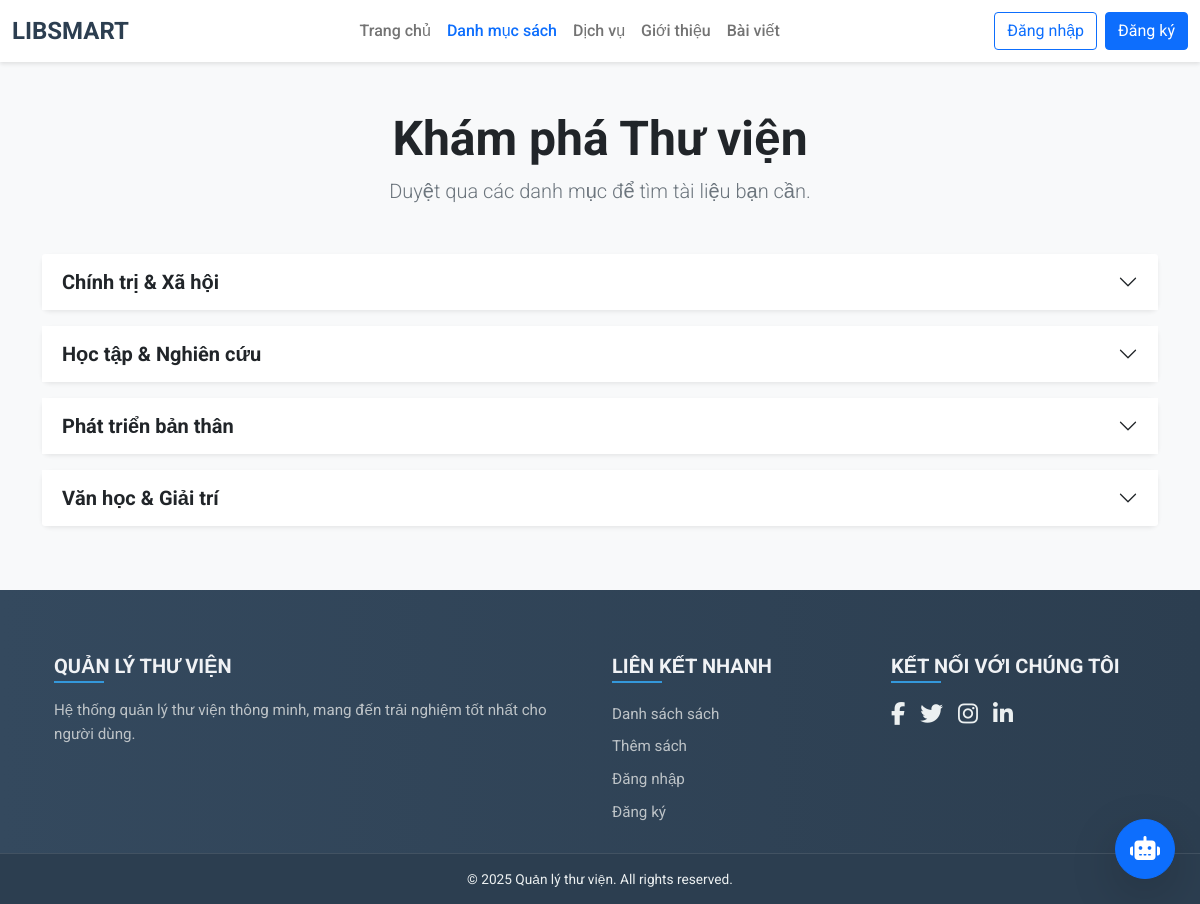
/Subject/publicList, run on the app's committed database.
### tables this page shows
CREATE TABLE `main_categories` (
  `id` int(11) NOT NULL AUTO_INCREMENT,
  `name` varchar(255) NOT NULL,
  `description` text,
  PRIMARY KEY (`id`)
);

### app/controllers/SubjectController.php (called while the page is built, shortened)
<?php
require_once ROOT_PATH . '/app/models/SubjectModel.php';
class SubjectController
{
     private $subjectModel;
    public function __construct($db) {
        $this->subjectModel = new SubjectModel($db);
    }
    public function publicList()
    {
        $mainCategories = $this->subjectModel->getMainCategories();
        include ROOT_PATH . '/app/views/subject/public_list.php';
        include ROOT_PATH . '/app/views/shares/public_layout.php';
    }
}

### app/models/SubjectModel.php (called while the page is built, shortened)
<?php
class SubjectModel
{
    private $conn;
    public function __construct($db)
    {
        $this->conn = $db;
    }
    public function getMainCategories()
    {
        $query = "SELECT * FROM main_categories ORDER BY name ASC";
        $stmt = $this->conn->prepare($query);
        $stmt->execute();
        return $stmt->fetchAll(PDO::FETCH_OBJ);
    }
}

### app/views/subject/public_list.php (the view, shortened to what this page needs)
<div class="container my-5">
    <div class="text-center mb-5">
        <h1 class="display-5 fw-bold">Khám phá Thư viện</h1>
        <p class="lead text-muted">Duyệt qua các danh mục để tìm tài liệu bạn cần.</p>
    </div>
    <div class="accordion" id="categoryAccordion">
        <?php if (!empty($mainCategories)): ?>
            <?php foreach ($mainCategories as $index => $mainCategory): ?>
                <div class="accordion-item shadow-sm mb-3">
                    <h2 class="accordion-header" id="heading-<?= $mainCategory->id ?>">
                        <button class="accordion-button collapsed fs-5 fw-bold" type="button" data-bs-toggle="collapse" data-bs-target="#collapse-<?= $mainCategory->id ?>">
                            <?= htmlspecialchars($mainCategory->name) ?>
                        </button>
                    </h2>
                </div>
            <?php endforeach; ?>
        <?php endif; ?>
    </div>
</div>

### app/views/shares/header.php (style rules this page uses)
body { font-family: 'Roboto', sans-serif; background-color: #f8f9fa; }

### app/views/subject/public_list.php (style rules this page uses)
.accordion-item { border: none; border-radius: .5rem !important; }

### app/views/shares/footer.php (style rules this page uses)
body { display: flex; flex-direction: column; min-height: 100vh; }
.container { flex: 1; }

### data on the page
main_categories: name "Chính trị & Xã hội"
main_categories: name "Học tập & Nghiên cứu"
main_categories: name "Phát triển bản thân"
main_categories: name "Văn học & Giải trí"
